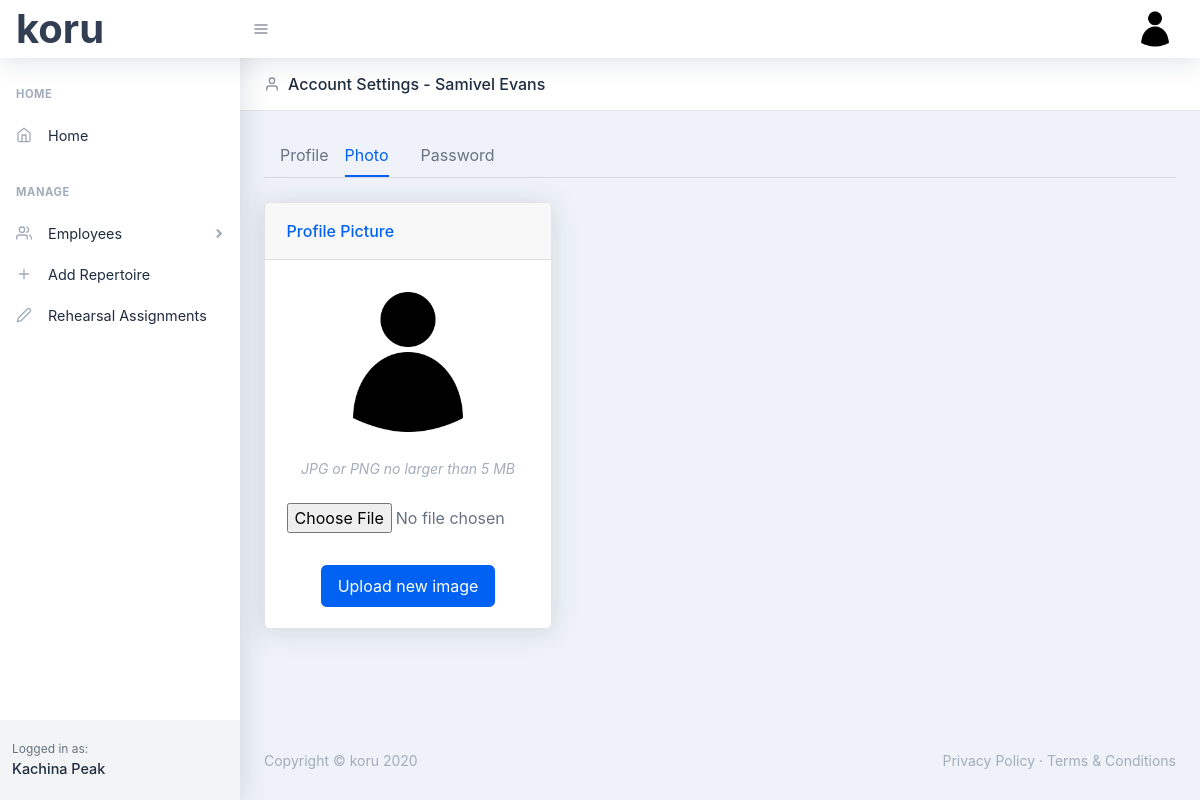
/account-photo (signed in), run on the app's committed database.
### koru/models.py (models this page shows, shortened)
class User(db.Model, UserMixin):
    id = db.Column(db.Integer, primary_key=True)
    first_name = db.Column(db.String(30), nullable=False)
    last_name = db.Column(db.String(30), nullable=False)
    company_name = db.Column(db.String(60), nullable=False)
    email = db.Column(db.String(60), unique=True, nullable=False)
    image_file = db.Column(db.String(20), nullable=False, default='default.png')
    password = db.Column(db.String(60), nullable=False)
    dancers = db.relationship('Dancer', backref='company', lazy=True)
    balletmasters= db.relationship('BalletMaster', backref='company', lazy=True)
    accompanists = db.relationship('Accompanist', backref='company', lazy=True)
    repetiteurs = db.relationship('Repetiteur', backref='company', lazy=True)
    repertoire = db.relationship('Repertoire', backref='company', lazy=True)

### koru/users/routes.py (the view)
@users.route('/account-photo', methods=['GET', 'POST'])
@login_required
def account_photo():
    image_file = url_for('static', filename='images/profile_pics/' + current_user.image_file)
    form = UpdatePhoto()
    if form.validate_on_submit():
        new_photo = save_photo(form.photo.data, str(current_user.id))
        current_user.image_file = new_photo
        db.session.commit()
        flash('Profile pic updated', 'success')
        return redirect(url_for('users.account_photo'))
    return render_template('account-photo.html', image_file=image_file, form=form, title='Account photo')

### koru/users/forms.py
class UpdatePhoto(FlaskForm):
    photo = FileField('Upload new image', validators=[FileAllowed(['jpg', 'png']), DataRequired()])
    submit = SubmitField('Upload new image')

### koru/models.py (called while the page is built)
@login_manager.user_loader
def load_user(user_id):
    return User.query.get(int(user_id))

### koru/templates/account-photo.html (shortened to what this page needs)
{% extends "layout.html" %}
{% block header %}
<header class="page-header page-header-compact page-header-light border-bottom bg-white mb-4">
    <div class="container-fluid">
        <div class="page-header-content">
            <div class="row align-items-center justify-content-between pt-3">
                <div class="col-auto mb-3">
                    <h1 class="page-header-title">
                        <div class="page-header-icon"><i data-feather="user"></i></div>
                        Account Settings - {{ current_user.first_name }} {{ current_user.last_name }}
                    </h1>
                </div>
            </div>
        </div>
    </div>
</header>
{% endblock %}
{% block main %}
<div class="container mt-4">
    <nav class="nav nav-borders">
        <a class="nav-link" href="{{ url_for('users.account') }}">Profile</a>
        <a class="nav-link active ml-0" href="{{ url_for('users.account_photo') }}">Photo</a>
        <a class="nav-link" href="">Password</a>
    </nav>
    <hr class="mt-0 mb-4" />
    <div class="row">
        <div class="col-xl-4">
            <div class="card">
                <div class="card-header">Profile Picture</div>
                <div class="card-body text-center">
                    <img class="img-account-profile rounded-circle mb-3" src="{{ image_file }}" alt="" />
                    <div class="small font-italic text-muted mb-4">JPG or PNG no larger than 5 MB</div>
                    <form method="POST" action="" enctype="multipart/form-data">
                        {{ form.photo(class="form-control-file mb-2")}}
                        {{ form.submit(class="btn btn-primary mt-4") }}
                    </form>
                </div>
            </div>
        </div>
    </div>
</div>
{% endblock %}

### koru/templates/layout.html (shortened to what this page needs)
<!DOCTYPE html>
<html lang="en">
    <head>
        <link href="../static/css/styles.css" rel="stylesheet" />
        <link href="https://cdn.datatables.net/1.10.21/css/jquery.dataTables.min.css" type="text/css" rel="stylesheet" />
    </head>
    <body class="nav-fixed">
        <nav class="topnav navbar navbar-expand shadow navbar-light bg-white" id="sidenavAccordion">
            <a class="navbar-brand" style="font-size: 40px;" href="{{ url_for('main.index') }}">koru</a>
            <button class="btn btn-icon btn-transparent-dark order-1 order-lg-0 mr-lg-2" id="sidebarToggle" href="#"><i data-feather="menu"></i></button>
            <ul class="navbar-nav align-items-center ml-auto">
                {% if current_user.is_authenticated %}
                <li class="nav-item dropdown no-caret mr-2 dropdown-user">
                    <a class="btn btn-icon btn-transparent-dark dropdown-toggle" id="navbarDropdownUserImage" href="javascript:void(0);" role="button" data-toggle="dropdown" aria-haspopup="true" aria-expanded="false"><img class="img-fluid" src="../static/images/profile_pics/{{ current_user.image_file }}" /></a>
                </li>
                {% else %}
                <a class="nav-link" href="{{ url_for('users.register') }}">Register</a>
                <a class="nav-link" href="{{ url_for('users.login') }}">Login</a>
                {% endif %}
            </ul>
        </nav>
        <div id="layoutSidenav">
            <div id="layoutSidenav_nav">
                <nav class="sidenav shadow-right sidenav-light">
                    <div class="sidenav-menu">
                        <div class="nav accordion" id="accordionSidenav">
                            <div class="sidenav-menu-heading">Home</div>
                            <a class="nav-link" href="{{ url_for('main.index') }}">
                                <div class="nav-link-icon"><i data-feather="home"></i></div>
                                Home
                            </a>
                            <div class="sidenav-menu-heading">Manage</div>
                            <a class="nav-link collapsed" href="javascript:void(0);" data-toggle="collapse" data-target="#collapseDashboards" aria-expanded="false" aria-controls="collapseDashboards">
                                <div class="nav-link-icon"><i data-feather="users"></i></div>
                                Employees
                                <div class="sidenav-collapse-arrow"><i class="fas fa-angle-down"></i></div>
                            </a>
                            <a class="nav-link" href="{{ url_for('repertoire.add_repertoire') }}">
                                <div class="nav-link-icon"><i data-feather="plus"></i></div>
                                Add Repertoire
                            </a>
                            <a class="nav-link" href="{{ url_for('repertoire.rehearsal_assignments') }}">
                                <div class="nav-link-icon"><i data-feather="edit-2"></i></div>
                                Rehearsal Assignments
                            </a>
                        </div>
                    </div>
                    <div class="sidenav-footer">
                        <div class="sidenav-footer-content">
                            <div class="sidenav-footer-subtitle">Logged in as:</div>
                            <div class="sidenav-footer-title">{{ current_user.company_name }}</div>
                        </div>
                    </div>
                </nav>
            </div>
            <div id="layoutSidenav_content">
                <main>
                    {% block header %} {% endblock %}
                        {% block main %} {% endblock %}
                </main>
                <footer class="footer mt-auto footer-light">
                    <div class="container-fluid">
                        <div class="row">
                            <div class="col-md-6 small">Copyright &copy; koru 2020</div>
                            <div class="col-md-6 text-md-right small">
                                <a href="#!">Privacy Policy</a>
                                &middot;
                                <a href="#!">Terms &amp; Conditions</a>
                            </div>
                        </div>
                    </div>
                </footer>
            </div>
        </div>
    </body>
</html>

### data on the page
User: image_file (placeholder picture), company_name "Kachina Peak", first_name "Samivel", last_name "Evans"
